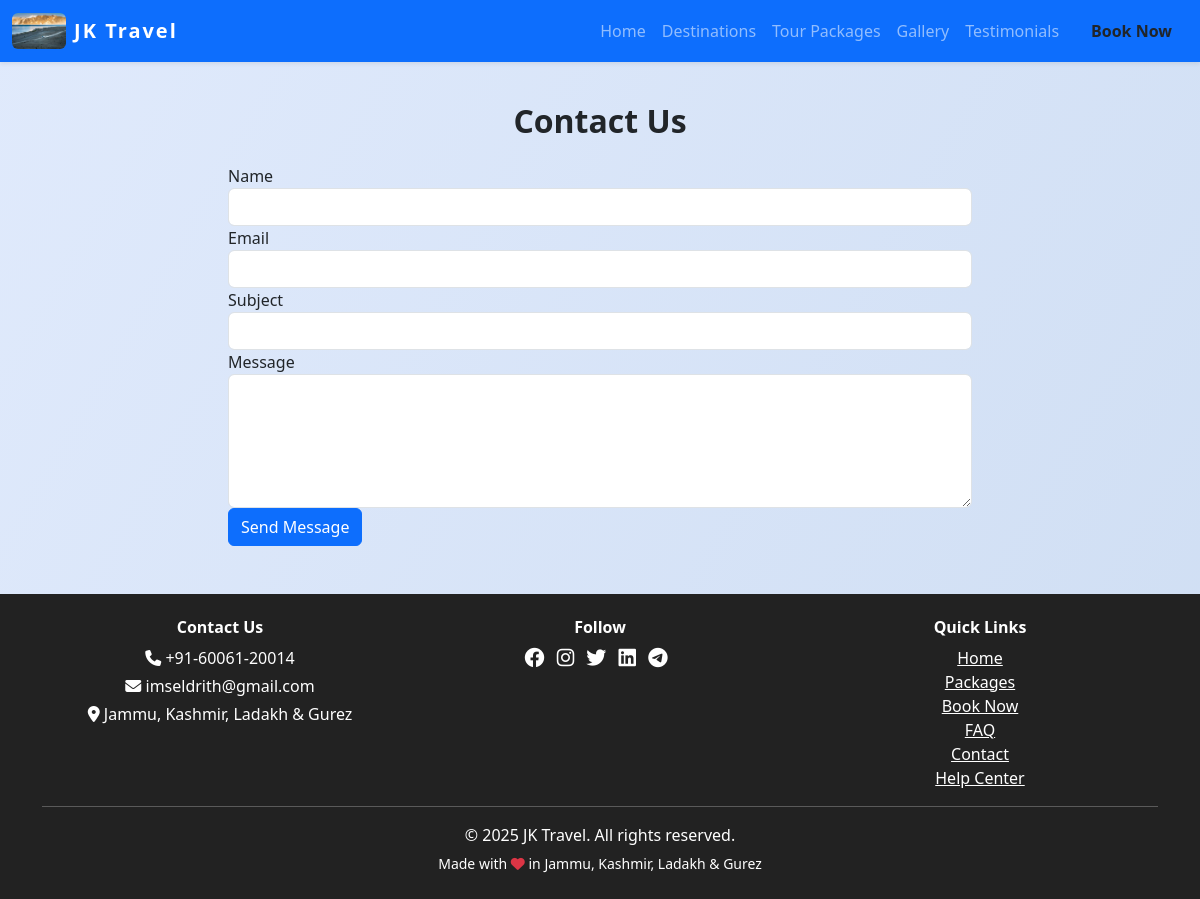
The app's page /contact with its own data.
### models.py (models this page shows, shortened)
class SiteSettings(db.Model):
    id = db.Column(db.Integer, primary_key=True)
    site_name = db.Column(db.String(120), default='JKLG Travel')
    site_title = db.Column(db.String(200), default='JKLG Travel - Explore Jammu, Kashmir, Ladakh & Gurez')
    logo = db.Column(db.String(200))
    phone = db.Column(db.String(30), default='+91-12345-67890')
    email = db.Column(db.String(120), default='info@jklgtravel.com')
    address = db.Column(db.String(200), default='Jammu, Kashmir, Ladakh & Gurez')
    facebook = db.Column(db.String(120))  # Username only
    instagram = db.Column(db.String(120))  # Username only
    twitter = db.Column(db.String(120))  # Username only
    linkedin = db.Column(db.String(120))  # Username only
    youtube = db.Column(db.String(120))  # Channel/user ID only
    whatsapp = db.Column(db.String(30))  # Number only
    telegram = db.Column(db.String(120))  # Username only
    meta_description = db.Column(db.String(300))
    about = db.Column(db.Text)
    google_analytics_id = db.Column(db.String(32))
    show_facebook = db.Column(db.Boolean, default=True)
    show_instagram = db.Column(db.Boolean, default=True)
    show_twitter = db.Column(db.Boolean, default=True)
    show_linkedin = db.Column(db.Boolean, default=True)
    show_youtube = db.Column(db.Boolean, default=True)
    show_whatsapp = db.Column(db.Boolean, default=True)
    show_telegram = db.Column(db.Boolean, default=True)
    hero_title = db.Column(db.String(200), default='Discover Jammu, Kashmir, Ladakh & Gurez')
    hero_subtitle = db.Column(db.String(300), default='Unforgettable journeys, breathtaking landscapes, and curated experiences await you.')
    hero_bg_image = db.Column(db.String(200), default='hero_default.jpg')  # New field for background image
    hero_slides = db.Column(db.Text)  # JSON: [{"title":..., "subtitle":..., "image":..., "animation_title":..., "animation_subtitle":...}, ...]
    hero_slide_interval = db.Column(db.Integer, default=5)  # Interval in seconds for hero carousel

### views.py (the view, shortened to what this page needs)
@main.route('/contact', methods=['GET', 'POST'])
def contact():
    from models import SupportTicket
    return render_template('contact.html')

### views.py (called while the page is built)
@main.context_processor
def inject_site_settings():
    settings = SiteSettings.query.first()
    return dict(site_settings=settings)

### templates/contact.html (shortened to what this page needs)
{% extends 'base.html' %}
{% block content %}
<h2 class="section-title text-center">Contact Us</h2>
<form method="post" class="col-md-8 offset-md-2 mt-4 mb-5">
  <div class="form-group">
    <label for="name">Name</label>
    <input type="text" class="form-control" id="name" name="name" required>
  </div>
  <div class="form-group">
    <label for="email">Email</label>
    <input type="email" class="form-control" id="email" name="email" required>
  </div>
  <div class="form-group">
    <label for="subject">Subject</label>
    <input type="text" class="form-control" id="subject" name="subject" required>
  </div>
  <div class="form-group">
    <label for="message">Message</label>
    <textarea class="form-control" id="message" name="message" rows="5" required></textarea>
  </div>
  <button type="submit" class="btn btn-primary">Send Message</button>
</form>
{% endblock %}

### templates/base.html (shortened to what this page needs)
<!DOCTYPE html>
<html lang="en">
<head>
    <link rel="stylesheet" href="https://cdn.jsdelivr.net/npm/bootstrap@5.3.0/dist/css/bootstrap.min.css">
    <link rel="stylesheet" href="https://cdnjs.cloudflare.com/ajax/libs/font-awesome/6.4.0/css/all.min.css">
</head>
<body>
    <nav class="navbar navbar-expand-lg navbar-dark bg-primary shadow-sm">
        <div class="container-fluid">
            <a class="navbar-brand d-flex align-items-center gap-2" href="/">
                {% if site_settings and site_settings.logo %}
                    <img src="{{ url_for('static', filename='uploads/' ~ site_settings.logo) }}" alt="Logo" style="height:36px; width:auto; border-radius:6px;">
                {% else %}
                    <i class="fa fa-mountain-sun fa-lg"></i>
                {% endif %}
                {{ site_settings.site_name if site_settings and site_settings.site_name else 'JKLG Travel' }}
            </a>
            <div class="collapse navbar-collapse" id="navbarNav">
                <ul class="navbar-nav ms-auto">
                    <li class="nav-item"><a class="nav-link" href="/">Home</a></li>
                    <li class="nav-item"><a class="nav-link" href="/places">Destinations</a></li>
                    <li class="nav-item"><a class="nav-link" href="/packages">Tour Packages</a></li>
                    <li class="nav-item"><a class="nav-link" href="/gallery">Gallery</a></li>
                    <li class="nav-item"><a class="nav-link" href="/testimonials">Testimonials</a></li>
                    <li class="nav-item"><a class="nav-link btn btn-warning text-dark ms-2 px-3 fw-bold" href="/book">Book Now</a></li>
                </ul>
            </div>
        </div>
    </nav>
    <div class="container mt-4">
        {% block content %}{% endblock %}
    </div>
    <footer class="footer text-center mt-5">
        <div class="container">
            <div class="row mb-2">
                <div class="col-md-4 mb-2 mb-md-0">
                    <h6 class="fw-bold">Contact Us</h6>
                    <p class="mb-1"><i class="fa fa-phone"></i> {{ site_settings.phone if site_settings and site_settings.phone else '+91-12345-67890' }}</p>
                    <p class="mb-1"><i class="fa fa-envelope"></i> {{ site_settings.email if site_settings and site_settings.email else 'info@jklgtravel.com' }}</p>
                    <p class="mb-1"><i class="fa fa-map-marker-alt"></i> {{ site_settings.address if site_settings and site_settings.address else 'Jammu, Kashmir, Ladakh & Gurez' }}</p>
                </div>
                <div class="col-md-4 mb-2 mb-md-0">
                    <h6 class="fw-bold">Follow</h6>
                    {% if site_settings and site_settings.facebook and site_settings.show_facebook %}
                        <a href="https://facebook.com/{{ site_settings.facebook }}" class="me-2 text-white"><i class="fab fa-facebook fa-lg"></i></a>
                    {% endif %}
                    {% if site_settings and site_settings.instagram and site_settings.show_instagram %}
                        <a href="https://instagram.com/{{ site_settings.instagram }}" class="me-2 text-white"><i class="fab fa-instagram fa-lg"></i></a>
                    {% endif %}
                    {% if site_settings and site_settings.twitter and site_settings.show_twitter %}
                        <a href="https://x.com/{{ site_settings.twitter }}" class="me-2 text-white"><i class="fab fa-twitter fa-lg"></i></a>
                    {% endif %}
                    {% if site_settings and site_settings.linkedin and site_settings.show_linkedin %}
                        <a href="https://linkedin.com/in/{{ site_settings.linkedin }}" class="me-2 text-white"><i class="fab fa-linkedin fa-lg"></i></a>
                    {% endif %}
                    {% if site_settings and site_settings.telegram and site_settings.show_telegram %}
                        <a href="https://t.me/{{ site_settings.telegram }}" class="me-2 text-white"><i class="fab fa-telegram fa-lg"></i></a>
                    {% endif %}
                </div>
                <div class="col-md-4">
                    <h6 class="fw-bold">Quick Links</h6>
                    <a href="/" class="d-block text-white">Home</a>
                    <a href="/packages" class="d-block text-white">Packages</a>
                    <a href="/book" class="d-block text-white">Book Now</a>
                    <a href="/faq" class="d-block text-white">FAQ</a>
                    <a href="/contact" class="d-block text-white">Contact</a>
                    <a href="/help" class="d-block text-white">Help Center</a>
                </div>
            </div>
            <hr class="bg-light">
            <p class="mb-1">&copy; {{ 2025 }} {{ site_settings.site_name if site_settings and site_settings.site_name else 'JKLG Travel Agency' }}. All rights reserved.</p>
            <small>Made with <i class="fa fa-heart text-danger"></i> in Jammu, Kashmir, Ladakh & Gurez</small>
        </div>
    </footer>
</body>
</html>

### templates/base.html (style rules this page uses)
body { background: linear-gradient(120deg, #e0eafc, #cfdef3 100%); min-height: 100vh; }
.navbar-brand { font-weight: bold; letter-spacing: 2px; }
.section-title { margin-top: 40px; margin-bottom: 24px; font-weight: 700; }
.footer { background: #222; color: #fff; padding: 24px 0; margin-top: 48px; }
.footer a { color: #fff; text-decoration: underline; }

### records on screen
SiteSettings: logo (picture), site_name "JK Travel", phone "+91-60061-20014", email "imseldrith@gmail.com", address "Jammu, Kashmir, Ladakh & Gurez"

### other values on screen
{{ 2025 }} "2025"
